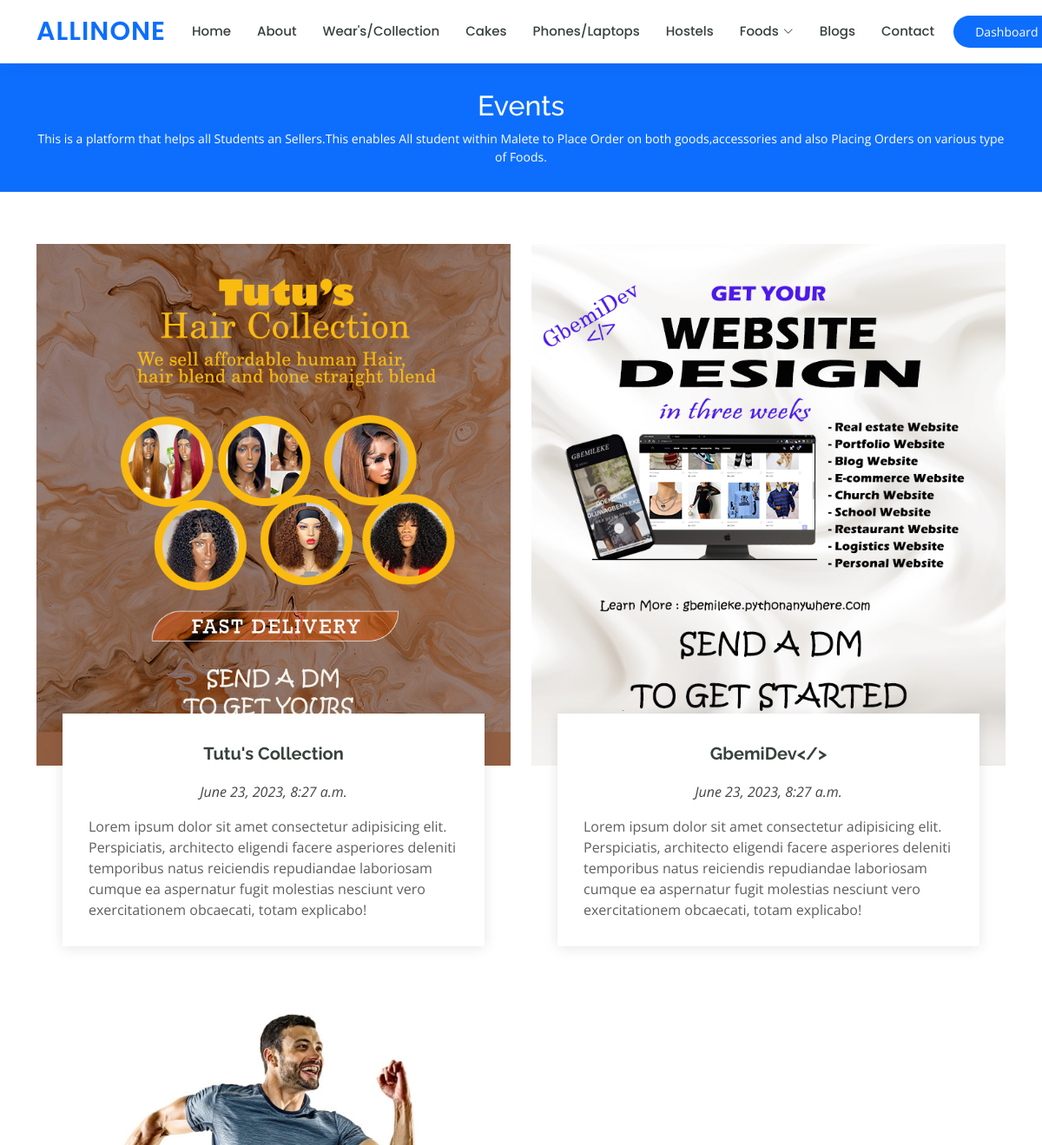
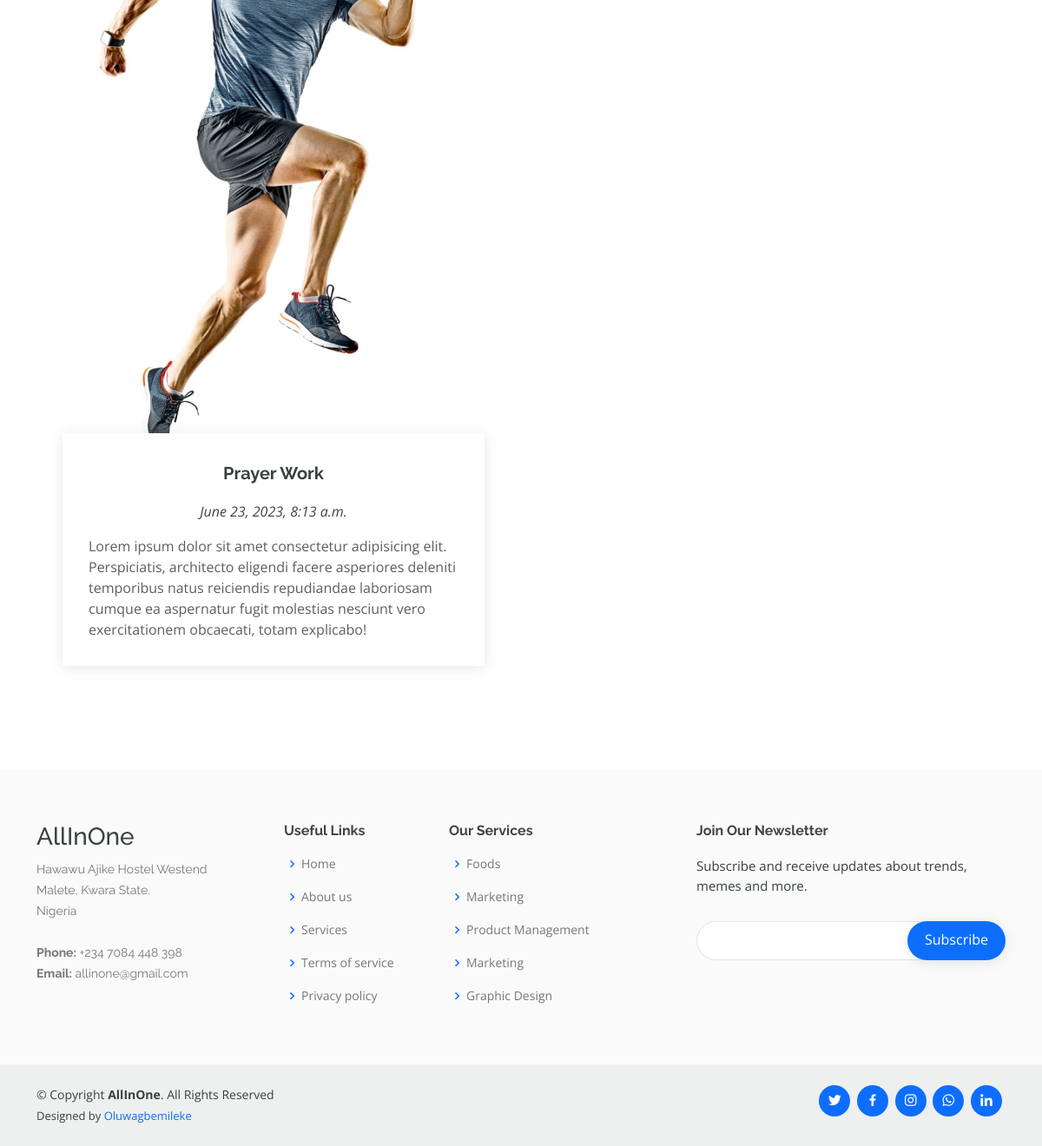
The app's page /pages/blog/ (signed in) with its own data (2 pictures, top to bottom).
### frontend/models.py (models this page shows, shortened)
class Blog(models.Model):
    blog_img = models.ImageField(blank=True, verbose_name='Blog Image', null=True, upload_to='uploads/')
    blog_title = models.CharField(max_length=100, verbose_name='Blog Title')
    blog_description = models.TextField(verbose_name='Description')
    blog_date = models.DateTimeField(auto_now_add=True)
    user = models.ForeignKey(User, on_delete=models.CASCADE)
    class Meta():
        verbose_name_plural = 'Blog'

### frontend/views.py (the view)
# urls.py: 2. Add a URL to urlpatterns:  path('blog/', include('blog.urls'))
def blog(request):
    blogs = Blog.objects.order_by('-blog_date')[:6]
    return render(request, 'frontend/blog.html', {'blog':blogs})

### templates/frontend/blog.html (shortened to what this page needs)
{% extends 'frontend/base.html' %}
{% load static %}
{% block content %}
<main id="main">
  <div class="breadcrumbs" data-aos="fade-in">
    <div class="container">
      <h2>Events</h2>
      <p>This is a platform that helps all Students an Sellers.This enables All student within Malete to Place Order on both goods,accessories and also Placing Orders on various type of Foods. </p>
    </div>
  </div>
  <section id="events" class="events">
    <div class="container" data-aos="fade-up">
        <div class="row">
            {% if blog %}
                {% for b in blog %}
                <div class="col-md-6 col-lg-6 d-flex align-items-stretch">
                      <div class="card">
                        <div class="card-img">
                          <img src="{{ b.blog_img.url }}" alt="...">
                        </div>
                        <div class="card-body">
                          <h5 class="card-title"><a href="">{{ b.blog_title }}</a></h5>
                          <p class="fst-italic text-center">{{ b.blog_date }}</p>
                          <p class="card-text">{{ b.blog_description }}</p>
                        </div>
                      </div>
                </div>
                {% endfor %}
            {% endif %}
        </div>
    </div>
  </section>
</main>
 {% endblock %}

### static/frontend/assets/css/style.css (style rules this page uses)
body { font-family: "Open Sans", sans-serif; color: #444444; }
a { color: #0d6efd; text-decoration: none; }
h1, h2, h3, h4, h5, h6 { font-family: "Raleway", sans-serif; }
section { padding: 60px 0; overflow: hidden; }
.breadcrumbs { margin-top: 73px; text-align: center; background: #0d6efd; padding: 30px 0; color: #fff; }
.breadcrumbs h2 { font-size: 32px; font-weight: 500; }
.breadcrumbs p { font-size: 14px; margin-bottom: 0; }
.events .card { border: 0; padding: 0 30px; margin-bottom: 60px; position: relative; }
.events .card-img { width: calc(100% + 60px); margin-left: -30px; overflow: hidden; z-index: 9; border-radius: 0; }
.events .card-img img { max-width: 100%; transition: all 0.3s ease-in-out; }
.events .card-body { z-index: 10; background: #fff; border-top: 4px solid #fff; padding: 30px; box-shadow: 0px 2px 15px rgba(0, 0, 0, 0.1); margin-top: -60px; transition: 0.3s; }
.events .card-title { font-weight: 700; text-align: center; margin-bottom: 20px; }
.events .card-title a { color: #37423b; transition: 0.3s; }
.events .card-text { color: #5e5e5e; }

### records on screen
Blog: blog_img (picture), blog_title "Tutu's Collection", blog_date "June 23, 2023, 8:27 a.m.", blog_description "Lorem ipsum dolor sit amet consectetur adipisicing elit. Perspiciatis, architecto eligendi facere asperiores deleniti temporibus natus reiciendis repudiandae laboriosam cumque ea aspernatur fugit molestias nesciunt vero exercitationem obcaecati, totam explicabo!"
Blog: blog_img (picture), blog_title "GbemiDev</>", blog_date "June 23, 2023, 8:27 a.m.", blog_description "Lorem ipsum dolor sit amet consectetur adipisicing elit. Perspiciatis, architecto eligendi facere asperiores deleniti temporibus natus reiciendis repudiandae laboriosam cumque ea aspernatur fugit molestias nesciunt vero exercitationem obcaecati, totam explicabo!"
Blog: blog_img (picture), blog_title "Prayer Work", blog_date "June 23, 2023, 8:13 a.m.", blog_description "Lorem ipsum dolor sit amet consectetur adipisicing elit. Perspiciatis, architecto eligendi facere asperiores deleniti temporibus natus reiciendis repudiandae laboriosam cumque ea aspernatur fugit molestias nesciunt vero exercitationem obcaecati, totam explicabo!"
